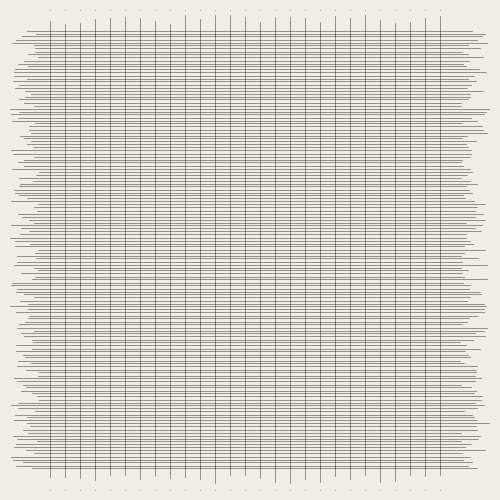
Frame 1 (no input)
Frame 60 (the mouse pressed at the canvas centre just before this capture): identical to frame 1, image omitted
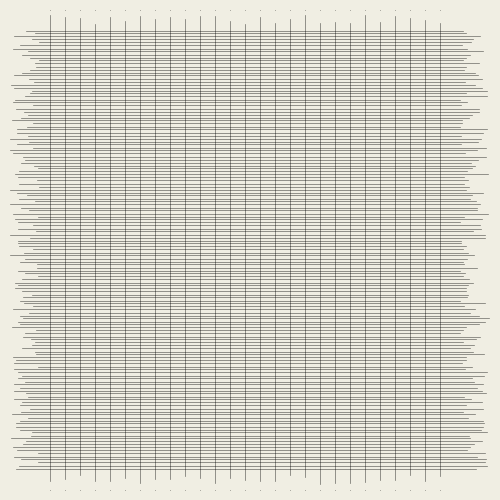
Frame 120 (the mouse held since frame 60 and released just before this capture)

The Processing sketch that drew these frames (run headless with seeded random() and noise(); from frame 60 on, the mouse is pressed at the canvas centre):

// Processing sketch: sketch_grillaAgnesMartin
// ── sketch_grillaAgnesMartin.pde
boolean dibujar = true;

void setup() {
  size(500, 500);
}

void draw() {
  if (dibujar) {
    background(#F0EEE3);

    float d = (width - 100) / 26;

    for (int c = 50; c <= (26 * d) + 50; c += d) {
      stroke(0, 100);
      point(c, 10);
      line(c, 20+random(-5, 5), c, height-20+random(-5, 5));
      point(c, height-10);
    }

    for (int r = 30; r < height-30; r += 3) {
      float e = random(2);       
      line(random(10, 40), r+e, width - random(10, 40), r+e);
    }

    dibujar = false;
  }
}

void mousePressed() {
  dibujar = true;
}
